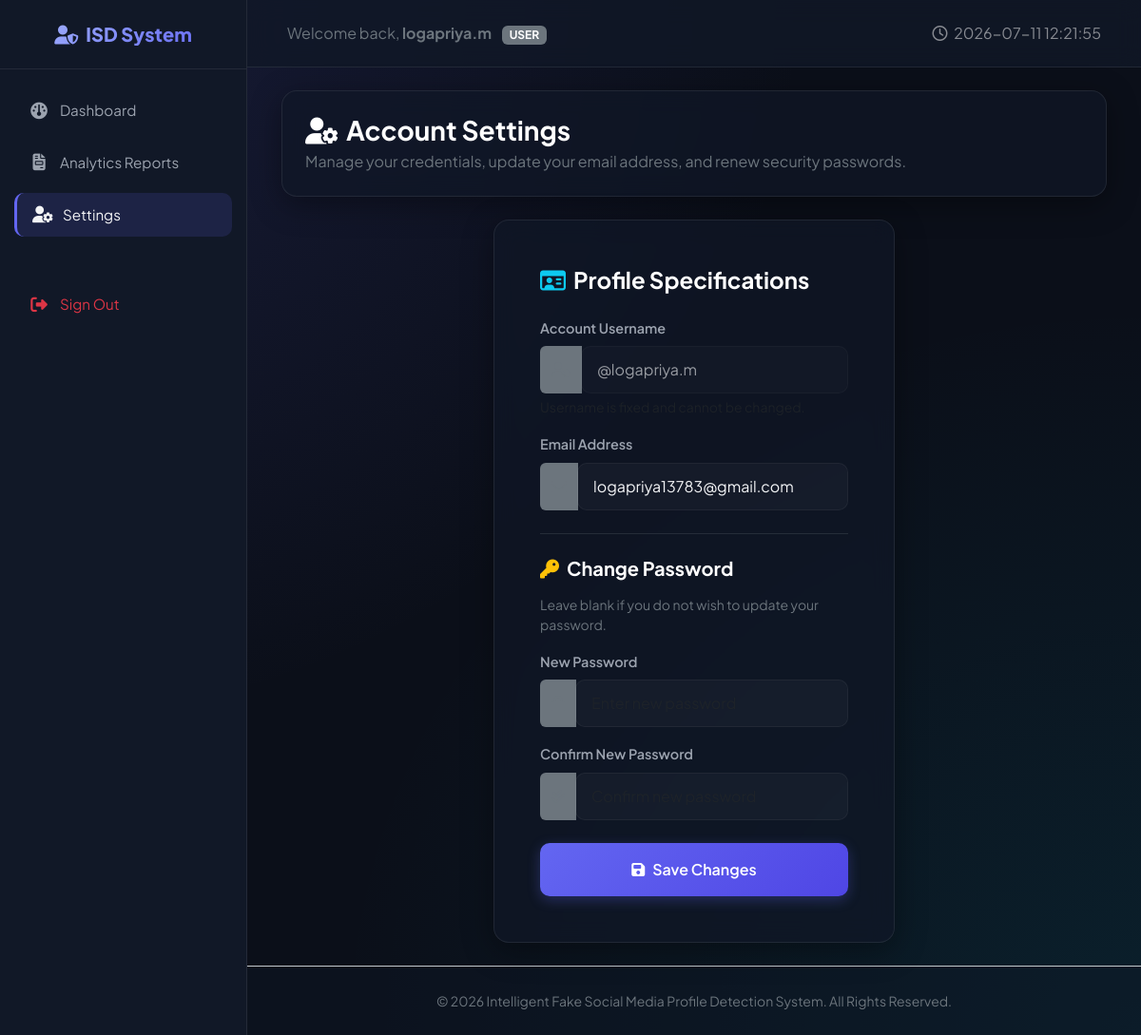
Screenshot of /profile (signed in) with the database file from the repository.
### app.py (models this page shows)
class User(db.Model, UserMixin):
    __tablename__ = 'users'
    id = db.Column(db.Integer, primary_key=True)
    username = db.Column(db.String(50), unique=True, nullable=False)
    email = db.Column(db.String(100), unique=True, nullable=False)
    password_hash = db.Column(db.String(255), nullable=False)
    created_at = db.Column(db.DateTime, default=datetime.utcnow)
    predictions = db.relationship('PredictionHistory', backref='user_rel', lazy=True)

### app.py (the view, shortened to what this page needs)
@app.route('/profile', methods=['GET', 'POST'])
@login_required
def profile():
    role = session.get('role')
    return render_template('profile.html', role=role)

### app.py (called while the page is built)
@app.context_processor
def inject_now():
    return {'datetime': datetime.utcnow().strftime('%Y-%m-%d %H:%M:%S')}

@login_manager.user_loader
def load_user(user_id):
    role = session.get('role')
    if role == 'admin':
        return Admin.query.get(int(user_id))
    else:
        return User.query.get(int(user_id))

### templates/profile.html (shortened to what this page needs)
{% extends "base.html" %}
{% block content %}
<div class="container-fluid">
    <div class="row mb-4">
        <div class="col-12">
            <div class="glass-card p-4">
                <h3 class="fw-bold text-white mb-1"><i class="fa-solid fa-user-gear text-indigo me-2"></i>Account Settings</h3>
                <p class="text-secondary mb-0">Manage your credentials, update your email address, and renew security passwords.</p>
            </div>
        </div>
    </div>
    <div class="row g-4 justify-content-center">
        <div class="col-md-7 col-lg-6">
            <div class="glass-card p-5">
                <h4 class="fw-bold text-white mb-4"><i class="fa-regular fa-id-card text-info me-2"></i>Profile Specifications</h4>
                <form action="{{ url_for('profile') }}" method="POST">
                    <div class="mb-3">
                        <label for="username" class="form-label form-label-custom">Account Username</label>
                        <div class="input-group">
                            <span class="input-group-text bg-secondary border-0 text-secondary"><i class="fa-solid fa-user-tag"></i></span>
                            <input type="text" class="form-control form-control-custom" id="username" value="@{{ current_user.username }}" readonly style="opacity: 0.6; cursor: not-allowed;">
                        </div>
                        <div class="form-text text-muted small mt-1">Username is fixed and cannot be changed.</div>
                    </div>
                    <div class="mb-3">
                        <label for="email" class="form-label form-label-custom">Email Address</label>
                        <div class="input-group">
                            <span class="input-group-text bg-secondary border-0 text-secondary"><i class="fa-solid fa-envelope"></i></span>
                            <input type="email" class="form-control form-control-custom" id="email" name="email" value="{{ current_user.email }}" required>
                        </div>
                    </div>
                    <hr class="my-4 border-secondary opacity-25">
                    <h5 class="fw-bold text-white mb-3"><i class="fa-solid fa-key text-warning me-2"></i>Change Password</h5>
                    <p class="text-secondary small mb-3">Leave blank if you do not wish to update your password.</p>
                    <div class="mb-3">
                        <label for="new_password" class="form-label form-label-custom">New Password</label>
                        <div class="input-group">
                            <span class="input-group-text bg-secondary border-0 text-secondary"><i class="fa-solid fa-lock"></i></span>
                            <input type="password" class="form-control form-control-custom" id="new_password" name="new_password" placeholder="Enter new password">
                        </div>
                    </div>
                    <div class="mb-4">
                        <label for="confirm_password" class="form-label form-label-custom">Confirm New Password</label>
                        <div class="input-group">
                            <span class="input-group-text bg-secondary border-0 text-secondary"><i class="fa-solid fa-check-double"></i></span>
                            <input type="password" class="form-control form-control-custom" id="confirm_password" name="confirm_password" placeholder="Confirm new password">
                        </div>
                    </div>
                    <button type="submit" class="btn btn-primary-custom w-100 py-3"><i class="fa-solid fa-floppy-disk me-2"></i>Save Changes</button>
                </form>
            </div>
        </div>
    </div>
</div>
{% endblock %}

### templates/base.html (shortened to what this page needs)
<!DOCTYPE html>
<html lang="en">
<head>
    <link href="https://cdn.jsdelivr.net/npm/bootstrap@5.3.3/dist/css/bootstrap.min.css" rel="stylesheet">
    <link href="https://cdnjs.cloudflare.com/ajax/libs/font-awesome/6.5.2/css/all.min.css" rel="stylesheet">
    <link href="{{ url_for('static', filename='css/style.css') }}" rel="stylesheet">
</head>
<body>
    <div id="wrapper">
        {% if current_user.is_authenticated %}
        <nav id="sidebar">
            <div class="sidebar-header text-center">
                <h4><i class="fa-solid fa-user-shield me-2"></i>ISD System</h4>
            </div>
            <ul class="list-unstyled components">
                {% if session.get('role') == 'admin' %}
                    <li class="{% if request.path == '/admin/dashboard' %}active{% endif %}">
                        <a href="{{ url_for('admin_dashboard') }}"><i class="fa-solid fa-chart-line"></i>Admin Home</a>
                    </li>
                {% else %}
                    <li class="{% if request.path == '/dashboard' %}active{% endif %}">
                        <a href="{{ url_for('dashboard') }}"><i class="fa-solid fa-gauge"></i>Dashboard</a>
                    </li>
                {% endif %}
                <li class="{% if request.path == '/reports' %}active{% endif %}">
                    <a href="{{ url_for('reports') }}"><i class="fa-solid fa-file-invoice"></i>Analytics Reports</a>
                </li>
                <li class="{% if request.path == '/profile' %}active{% endif %}">
                    <a href="{{ url_for('profile') }}"><i class="fa-solid fa-user-gear"></i>Settings</a>
                </li>
                <li class="mt-5">
                    <a href="{{ url_for('logout') }}" class="text-danger"><i class="fa-solid fa-right-from-bracket"></i>Sign Out</a>
                </li>
            </ul>
        </nav>
        {% endif %}
        <div id="content" class="d-flex flex-column">
            <nav class="navbar navbar-expand-lg top-navbar">
                <div class="container-fluid">
                    {% if current_user.is_authenticated %}
                        <span class="navbar-text text-secondary">
                            Welcome back, <strong>{{ current_user.username }}</strong>
                            <span class="badge bg-secondary ms-2">{{ session.get('role')|upper }}</span>
                        </span>
                    {% else %}
                        <a class="navbar-brand text-white fw-bold d-flex align-items-center" href="{{ url_for('index') }}">
                            <i class="fa-solid fa-shield-halved text-indigo me-2 fs-4"></i> FakeProfileDetect
                        </a>
                    {% endif %}
                    <div class="collapse navbar-collapse" id="navbarSupportedContent">
                        <ul class="navbar-nav ms-auto mb-2 mb-lg-0 align-items-center">
                            {% if not current_user.is_authenticated %}
                                <li class="nav-item">
                                    <a class="nav-link text-white-50 px-3" href="{{ url_for('index') }}">Home</a>
                                </li>
                                <li class="nav-item">
                                    <a class="nav-link text-white-50 px-3" href="{{ url_for('login') }}">User Sign In</a>
                                </li>
                                <li class="nav-item">
                                    <a class="nav-link text-white-50 px-3" href="{{ url_for('admin_login') }}">Admin Portal</a>
                                </li>
                                <li class="nav-item ms-2">
                                    <a class="btn btn-primary-custom px-4" href="{{ url_for('register') }}">Get Started</a>
                                </li>
                            {% else %}
                                <li class="nav-item">
                                    <span class="text-white-50"><i class="fa-regular fa-clock me-1"></i> {{ datetime }}</span>
                                </li>
                            {% endif %}
                        </ul>
                    </div>
                </div>
            </nav>
            <main class="container-fluid p-4 flex-grow-1">
                {% block content %}{% endblock %}
            </main>
            <footer class="text-center py-4 mt-auto border-top border-secondary-subtle" style="background: rgba(17, 24, 39, 0.4);">
                <div class="container text-secondary">
                    <small>© 2026 Intelligent Fake Social Media Profile Detection System. All Rights Reserved.</small>
                </div>
            </footer>
        </div>
    </div>
</body>
</html>

### static/css/style.css (style rules this page uses)
:root { --bg-primary: #0b0f19; --bg-secondary: #111827; --bg-card: rgba(17, 24, 39, 0.7); --border-color: rgba(255, 255, 255, 0.08); --text-primary: #f3f4f6; --text-secondary: #9ca3af; --text-muted: #6b7280; --primary: #6366f1; --primary-hover: #4f46e5; --primary-glow: rgba(99, 102, 241, 0.3); --success: #10b981; --success-glow: rgba(16, 185, 129, 0.2); --danger: #ef4444; --danger-glow: rgba(239, 68, 68, 0.2); --warning: #f59e0b; --info: #06b6d4; --transition-speed: 0.3s; --sidebar-width: 260px; }
body { font-family: 'Plus Jakarta Sans', sans-serif; background-color: var(--bg-primary); color: var(--text-primary); min-height: 100vh; overflow-x: hidden; background-image: radial-gradient(at 0% 0%, rgba(99, 102, 241, 0.15) 0px, transparent 50%), radial-gradient(at 100% 100%, rgba(6, 182, 212, 0.1) 0px, transparent 50%); background-attachment: fixed; }
.glass-card { background: var(--bg-card); backdrop-filter: blur(12px); -webkit-backdrop-filter: blur(12px); border: 1px solid var(--border-color); border-radius: 16px; box-shadow: 0 8px 32px 0 rgba(0, 0, 0, 0.37); transition: transform var(--transition-speed) ease, box-shadow var(--transition-speed) ease; }
#wrapper { display: flex; width: 100%; align-items: stretch; }
#sidebar { min-width: var(--sidebar-width); max-width: var(--sidebar-width); background: var(--bg-secondary); border-right: 1px solid var(--border-color); min-height: 100vh; transition: all var(--transition-speed); z-index: 100; }
#sidebar .sidebar-header { padding: 24px; border-bottom: 1px solid var(--border-color); }
#sidebar .sidebar-header h4 { background: linear-gradient(135deg, #a5b4fc 0%, #818cf8 50%, #6366f1 100%); -webkit-background-clip: text; -webkit-text-fill-color: transparent; font-weight: 800; font-size: 1.25rem; margin: 0; }
#sidebar ul.components { padding: 20px 0; }
#sidebar ul li { padding: 0 15px; margin-bottom: 8px; }
#sidebar ul li a { padding: 12px 16px; font-size: 0.95rem; display: flex; align-items: center; color: var(--text-secondary); border-radius: 10px; text-decoration: none; transition: all var(--transition-speed); }
#sidebar ul li a i { margin-right: 12px; font-size: 1.1rem; width: 20px; text-align: center; }
#sidebar ul li a:hover, #sidebar ul li.active a { color: var(--text-primary); background: rgba(99, 102, 241, 0.15); border-left: 3px solid var(--primary); }
#content { width: 100%; min-height: 100vh; transition: all var(--transition-speed); }
.top-navbar { background: rgba(17, 24, 39, 0.8); backdrop-filter: blur(12px); border-bottom: 1px solid var(--border-color); padding: 15px 30px; }
.btn-primary-custom { background: linear-gradient(135deg, var(--primary) 0%, #4f46e5 100%); border: none; color: white; font-weight: 600; border-radius: 10px; padding: 10px 24px; box-shadow: 0 4px 14px var(--primary-glow); transition: all var(--transition-speed); }
.form-control-custom { background-color: rgba(255, 255, 255, 0.03) !important; border: 1px solid var(--border-color) !important; color: var(--text-primary) !important; border-radius: 10px !important; padding: 12px 16px !important; transition: all var(--transition-speed) !important; }
.form-label-custom { font-weight: 600; color: var(--text-secondary); margin-bottom: 8px; font-size: 0.9rem; }

### rows the page displays
User: username "logapriya.m", username "@logapriya.m", email "logapriya13783@gmail.com"

### other values shown
{{ session.get('role')|upper }} "USER"
